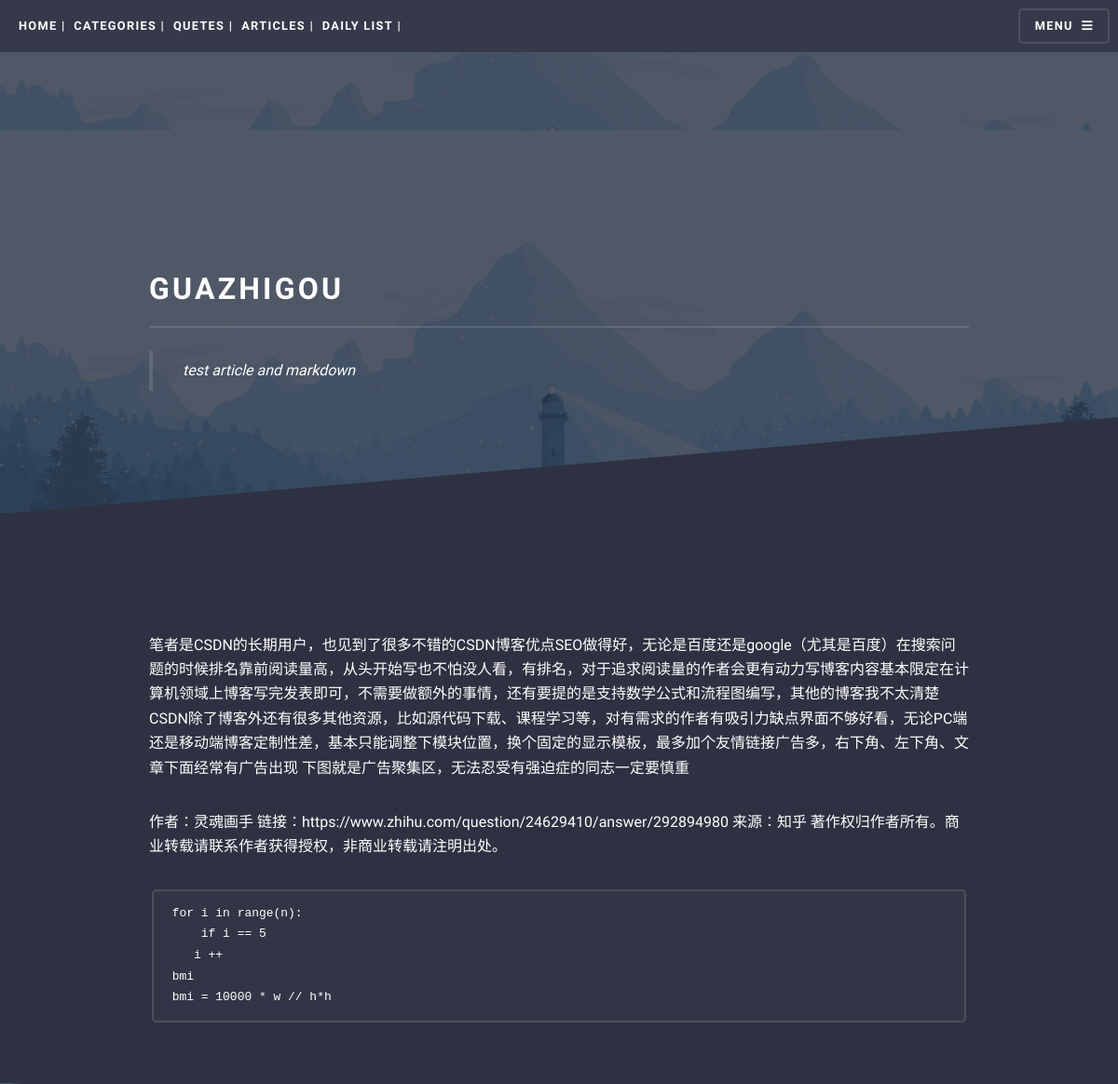
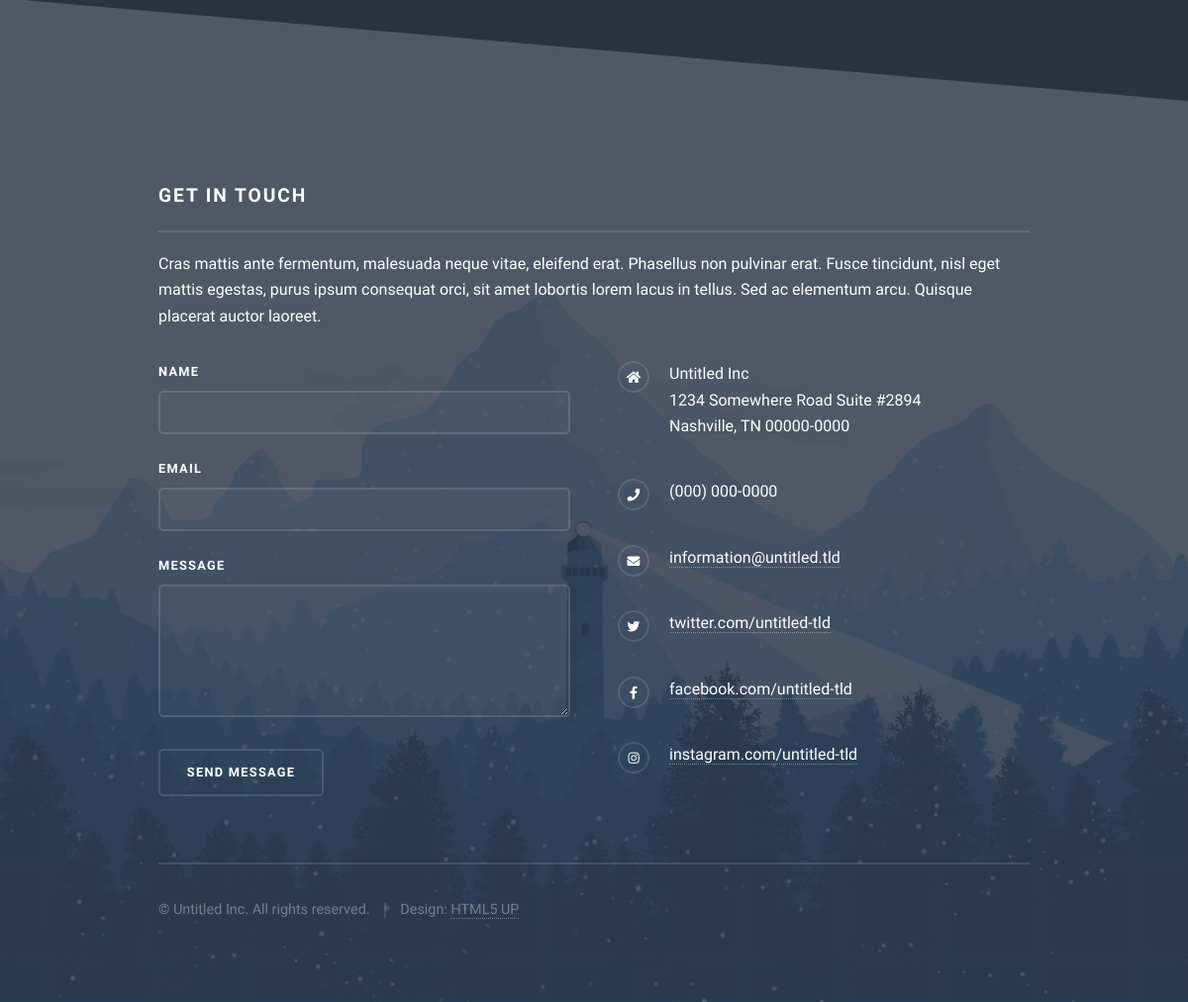
The app's page /user/show_article_detail?id=4 (signed in) with its own data (2 pictures, top to bottom).
### user/models.py (models this page shows)
class Article(models.Model):
    title = models.CharField(help_text='title', max_length=30)
    description = models.CharField(help_text='description', max_length=120, blank=True)
    thumbnail = ProcessedImageField(upload_to='articleimgs',
                                    default='articleimgs/bg.jpg',
                                    processors=[ResizeToFill(506,295)]
                                    )
    content = models.TextField(help_text='content')
    user = models.ForeignKey(User, to_field='id', on_delete=models.CASCADE)

### user/views.py (the view)
# urls.py: path('show_article_detail', views.show_article_detail, name='show_article_detail'),
@login_required
def show_article_detail(request):
    article_id = request.GET.get('id')
    article = get_object_or_404(Article,pk=article_id)
    article.content = markdown(article.content,
                            extensions=[
                            'markdown.extensions.extra',
                            'markdown.extensions.codehilite',
                            ])
    context = {'article':article}
    return render(request, 'article.html', context)

### templates/article.html (shortened to what this page needs)
<!DOCTYPE HTML>
<html>
	<head>
		<link rel="stylesheet" href="/static/assets/css/main.css" />
        <link href="https://cdn.rawgit.com/google/code-prettify/master/loader/skins/desert.css" rel="stylesheet">
        <link rel="stylesheet" href="http://picturebag.qiniudn.com/monokai.css">
	</head>
    <body class="is-preload">
			<div id="page-wrapper">
					<header id="header">
						<h1><a href="index">Home</a>&nbsp;|&nbsp;
                        <a href="/user/list_categories">Categories</a>&nbsp;|&nbsp;
                        <a href="index">Quetes</a>&nbsp;|&nbsp;
                        <a href="/user/list_articles">Articles</a>&nbsp;|&nbsp;
                        <a href="/todos/list_todo">Daily list</a>&nbsp;|&nbsp;
                        </h1>
						<nav>
							<a href="#menu">Menu</a>
						</nav>
					</header>
					<section id="banner">
					</section>
					<section id="wrapper">
                        <header>
							<div class="inner">
								<h2>{{article.title}}</h2>
                                <blockquote>{{article.description}}</blockquote>
							</div>
						</header>
                        <div class="wrapper">
                            <div class="inner">
                                <div class="inner">
                                    <p>{{ article.content|safe }}</p>
                                </div>
                            </div>
                        </div>
                    </section>
                <section id="footer">
						<div class="inner">
							<h2 class="major">Get in touch</h2>
							<p>Cras mattis ante fermentum, malesuada neque vitae, eleifend erat. Phasellus non pulvinar erat. Fusce tincidunt, nisl eget mattis egestas, purus ipsum consequat orci, sit amet lobortis lorem lacus in tellus. Sed ac elementum arcu. Quisque placerat auctor laoreet.</p>
							<form method="post" action="#">
								<div class="fields">
									<div class="field">
										<label for="name">Name</label>
										<input type="text" name="name" id="name" />
									</div>
									<div class="field">
										<label for="email">Email</label>
										<input type="email" name="email" id="email" />
									</div>
									<div class="field">
										<label for="message">Message</label>
										<textarea name="message" id="message" rows="4"></textarea>
									</div>
								</div>
								<ul class="actions">
									<li><input type="submit" value="Send Message" /></li>
								</ul>
							</form>
							<ul class="contact">
								<li class="icon solid fa-home">
									Untitled Inc<br />
									1234 Somewhere Road Suite #2894<br />
									Nashville, TN 00000-0000
								</li>
								<li class="icon solid fa-phone">(000) 000-0000</li>
								<li class="icon solid fa-envelope"><a href="#">information@untitled.tld</a></li>
								<li class="icon brands fa-twitter"><a href="#">twitter.com/untitled-tld</a></li>
								<li class="icon brands fa-facebook-f"><a href="#">facebook.com/untitled-tld</a></li>
								<li class="icon brands fa-instagram"><a href="#">instagram.com/untitled-tld</a></li>
							</ul>
							<ul class="copyright">
								<li>&copy; Untitled Inc. All rights reserved.</li><li>Design: <a href="http://html5up.net">HTML5 UP</a></li>
							</ul>
						</div>
					</section>
            </div>
            </body>
</html>

### records on screen
Article: title "GUAZHIGOU", description "test article and markdown", content "笔者是CSDN的长期用户，也见到了很多不错的CSDN博客优点SEO做得好，无论是百度还是google（尤其是百度）在搜索问题的时候排名靠前阅读量高，从头开始写也不怕没人看，有排名，对于追求阅读量的作者会更有动力写博客内容基本限定在计算机领域上博客写完发表即可，不需要做额外的事情，还有要提的是支持数学公式和流程图编写，其他的博客我不太清楚CSDN除了博客外还有很多其他资源，比如源代码下载、课程学习等，对有需求的作者有吸引力缺点界面不够好看，无论PC端还是移动端博客定制性差，基本只能调整下模块位置，换个固定的显示模板，最多加个友情链接广告多，右下角、左下角、文章下面经常有广告出现 下图就是广告聚集区，无法忍受有强迫症的同志一定要慎重 作者：灵魂画手 链接：https://www.zhihu.com/question/24629410/answer/292894980 来源：知乎 著作权归作者所有。商业转载请联系作者获得授权，非商业转载请注明出处。 for i in range(n): if i == 5 i ++ bmi bmi = 10000 * w // h*h"
